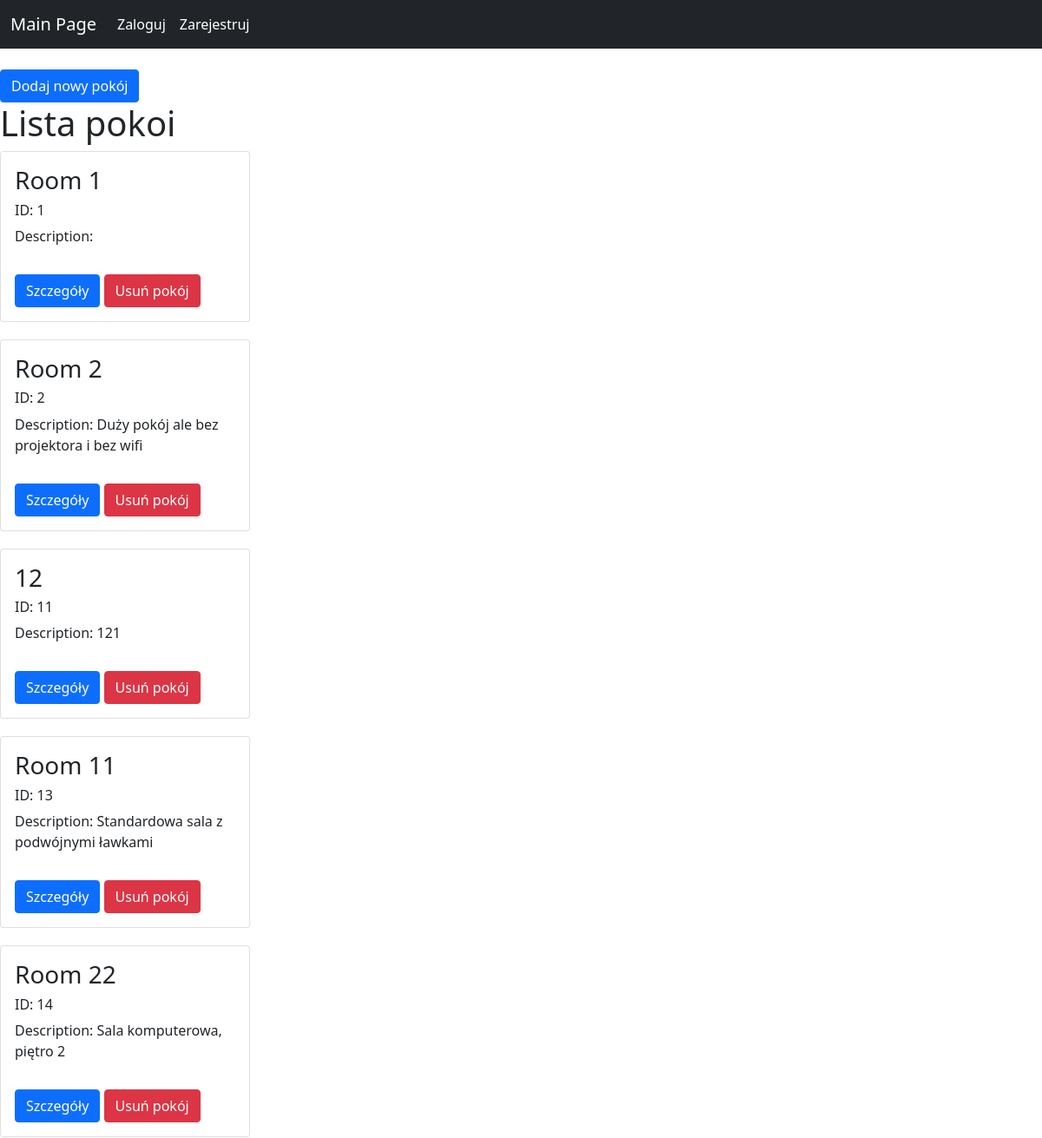
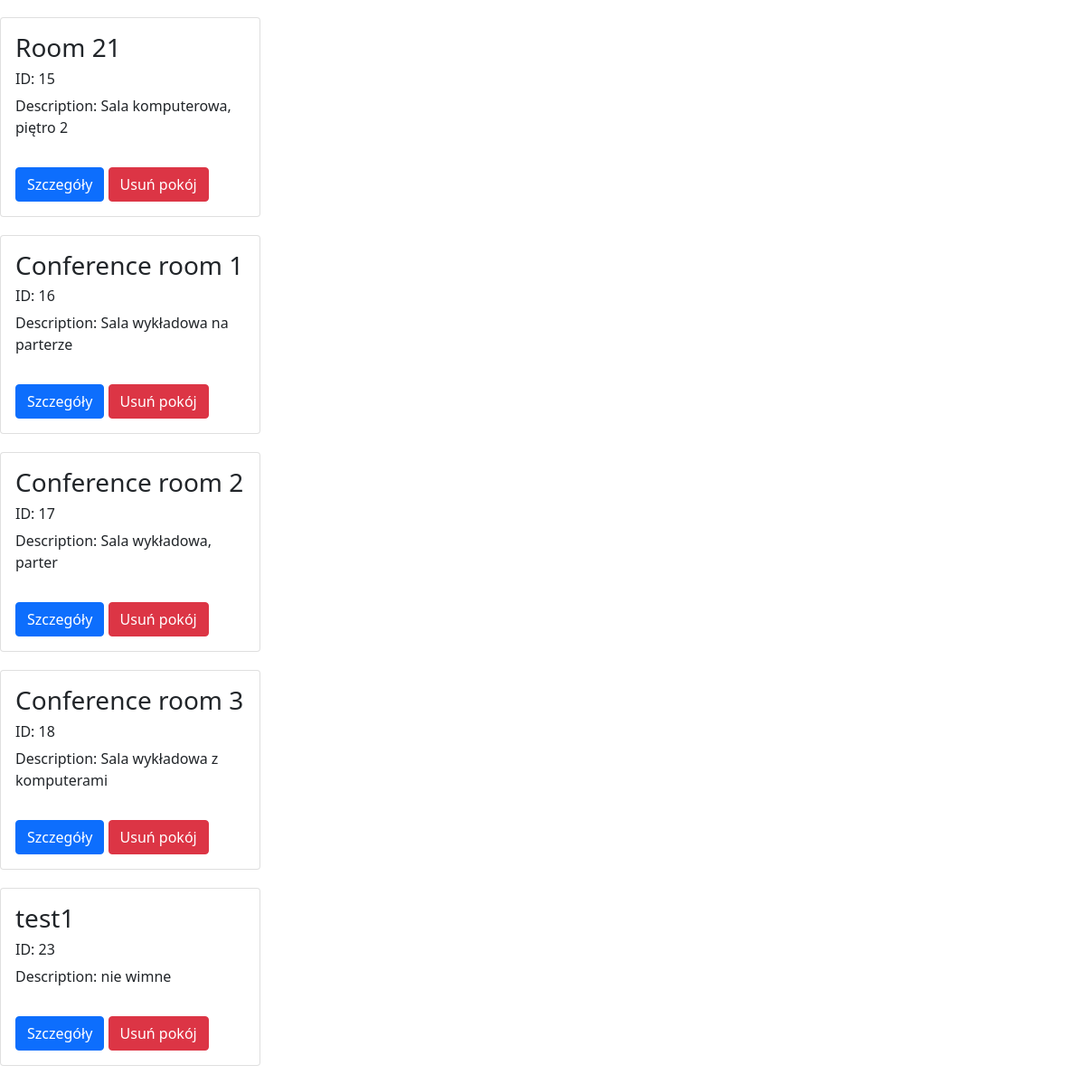
The page /reservationSystem/adminPanel/rooms/ on the database as committed earlier (2 pictures, top to bottom).
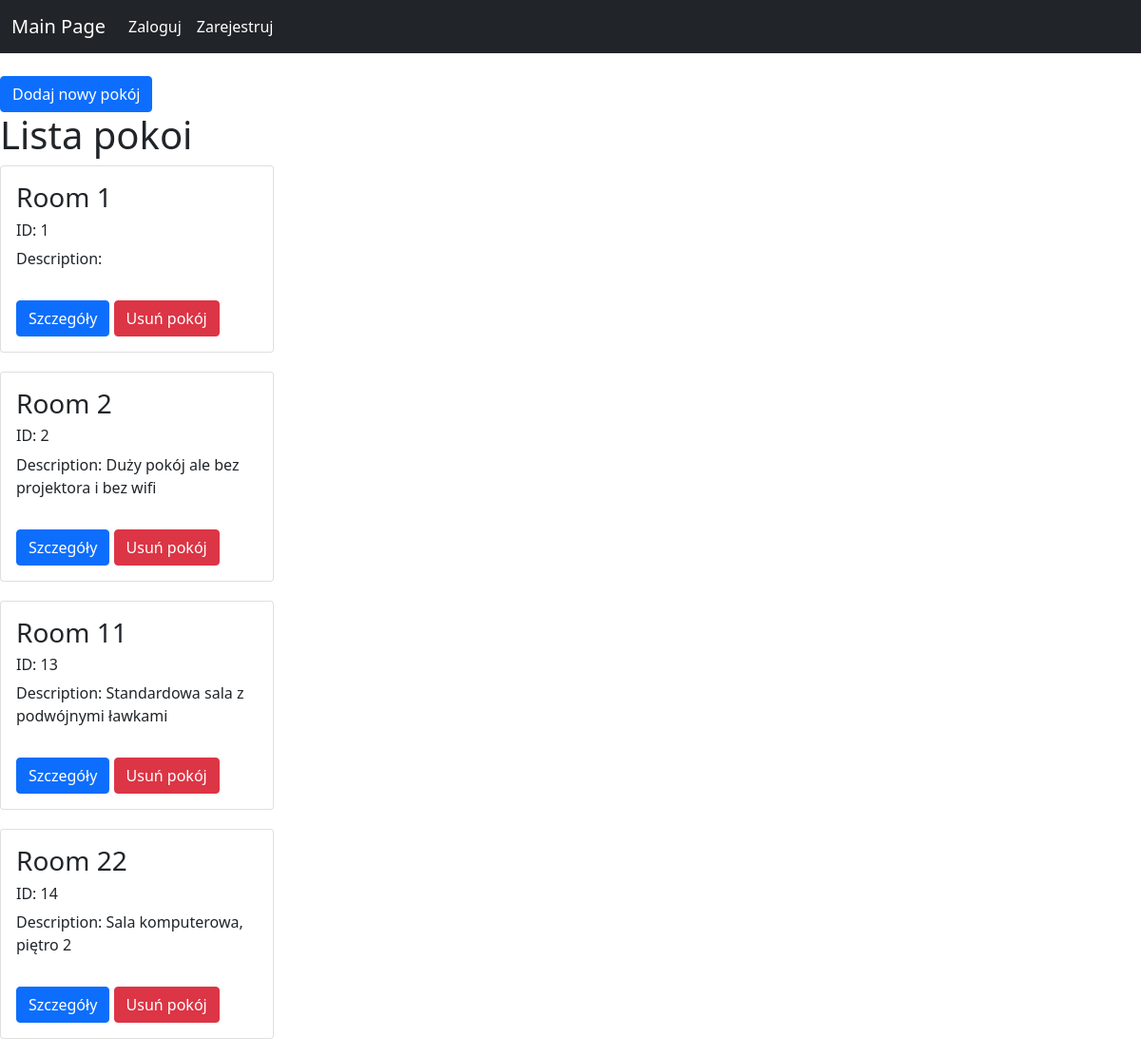
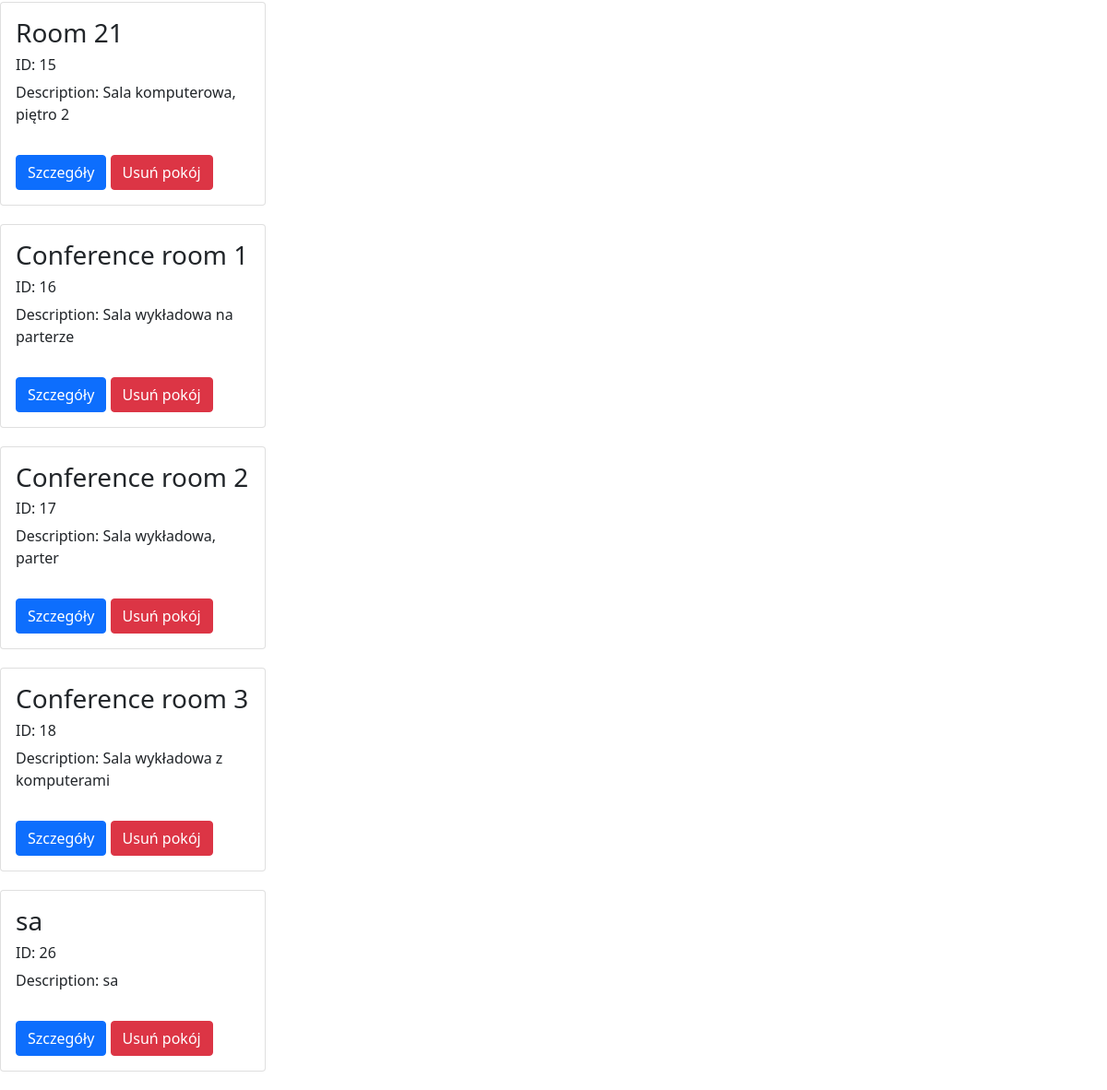
The same page on the database as committed later (2 pictures, top to bottom).
### reservationSystem/models.py (models this page shows, shortened)
class Room(models.Model):
    name = models.CharField('Room name' ,max_length=255)
    description = models.TextField(blank=True)

### reservationSystem/views.py (the view)
# urls.py: path('adminPanel/rooms/', views.rooms, name='rooms'),
def rooms(request):
    rooms = Room.objects.all()
    context = {
        'room_list': rooms,
    }
    return render(request, 'rooms.html', context)

### reservationSystem/templates/rooms.html
{% extends 'base.html' %}
{% block content %}
    <a href="{% url 'addRoom' %}" class="btn btn-primary">Dodaj nowy pokój</a>
    <h1>Lista pokoi</h1>
    {% for room in room_list %}
    <div class="card" style="width: 18rem;">
        <div class="card-body">
        <h3 class="card-title">{{room.name}}</h4>
        <h6 class="card-title">ID: {{room.id}}</h6>
        <p class="card-text">Description: {{room.description}}</p>
        </div>
        <div class="card-body">
        <a href="{% url 'roomDetails' room.id %}" class="btn btn-primary">Szczegóły</a>
        <a href="{% url 'deleteRoom' room.id %}" class="btn btn-danger">Usuń pokój</a>
        </div>
    </div>
    {% endfor %}
{% endblock %}

Rows that differ between the two databases and show on the page:
removed Room: name "12", id "11", description "121"
removed Room: name "test1", id "23", description "nie wimne"
added Room: name "sa", id "26", description "sa"
